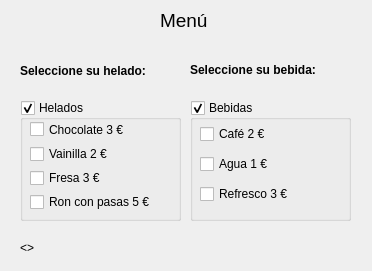
<?xml version="1.0" encoding="UTF-8"?>
<ui version="4.0">
 <class>frmHeladeria</class>
 <widget class="QDialog" name="frmHeladeria">
  <property name="geometry">
   <rect>
    <x>0</x>
    <y>0</y>
    <width>372</width>
    <height>271</height>
   </rect>
  </property>
  <property name="windowTitle">
   <string>Heladería</string>
  </property>
  <widget class="QLabel" name="lblTitulo">
   <property name="geometry">
    <rect>
     <x>160</x>
     <y>10</y>
     <width>51</width>
     <height>21</height>
    </rect>
   </property>
   <property name="font">
    <font>
     <pointsize>14</pointsize>
     <weight>50</weight>
     <bold>false</bold>
    </font>
   </property>
   <property name="text">
    <string>Menú</string>
   </property>
  </widget>
  <widget class="QLabel" name="lblHelado">
   <property name="geometry">
    <rect>
     <x>20</x>
     <y>60</y>
     <width>131</width>
     <height>21</height>
    </rect>
   </property>
   <property name="font">
    <font>
     <weight>75</weight>
     <bold>true</bold>
    </font>
   </property>
   <property name="text">
    <string>Seleccione su helado:</string>
   </property>
  </widget>
  <widget class="QLabel" name="lblBebida">
   <property name="geometry">
    <rect>
     <x>190</x>
     <y>60</y>
     <width>131</width>
     <height>20</height>
    </rect>
   </property>
   <property name="font">
    <font>
     <weight>75</weight>
     <bold>true</bold>
    </font>
   </property>
   <property name="text">
    <string>Seleccione su bebida:</string>
   </property>
  </widget>
  <widget class="QLabel" name="lblPrecioTotal">
   <property name="geometry">
    <rect>
     <x>20</x>
     <y>240</y>
     <width>161</width>
     <height>16</height>
    </rect>
   </property>
   <property name="text">
    <string>&lt;&lt;Muestra el total&gt;&gt;</string>
   </property>
  </widget>
  <widget class="QGroupBox" name="grbHelados">
   <property name="geometry">
    <rect>
     <x>20</x>
     <y>100</y>
     <width>161</width>
     <height>121</height>
    </rect>
   </property>
   <property name="title">
    <string>Helados</string>
   </property>
   <property name="checkable">
    <bool>true</bool>
   </property>
   <widget class="QWidget" name="verticalLayoutWidget">
    <property name="geometry">
     <rect>
      <x>10</x>
      <y>20</y>
      <width>141</width>
      <height>91</height>
     </rect>
    </property>
    <layout class="QVBoxLayout" name="vlyHelados">
     <item>
      <widget class="QCheckBox" name="chkChocolate">
       <property name="text">
        <string>Chocolate 3 €</string>
       </property>
      </widget>
     </item>
     <item>
      <widget class="QCheckBox" name="chkVainilla">
       <property name="text">
        <string>Vainilla 2 €</string>
       </property>
      </widget>
     </item>
     <item>
      <widget class="QCheckBox" name="chkFresa">
       <property name="text">
        <string>Fresa 3 €</string>
       </property>
      </widget>
     </item>
     <item>
      <widget class="QCheckBox" name="chkRon">
       <property name="text">
        <string>Ron con pasas 5 €</string>
       </property>
      </widget>
     </item>
    </layout>
   </widget>
  </widget>
  <widget class="QGroupBox" name="grbBebidas">
   <property name="geometry">
    <rect>
     <x>190</x>
     <y>100</y>
     <width>161</width>
     <height>121</height>
    </rect>
   </property>
   <property name="title">
    <string>Bebidas</string>
   </property>
   <property name="flat">
    <bool>false</bool>
   </property>
   <property name="checkable">
    <bool>true</bool>
   </property>
   <widget class="QWidget" name="verticalLayoutWidget_2">
    <property name="geometry">
     <rect>
      <x>10</x>
      <y>20</y>
      <width>141</width>
      <height>91</height>
     </rect>
    </property>
    <layout class="QVBoxLayout" name="vlyBebidas">
     <item>
      <widget class="QCheckBox" name="chkCafe">
       <property name="text">
        <string>Café 2 €</string>
       </property>
      </widget>
     </item>
     <item>
      <widget class="QCheckBox" name="chkAgua">
       <property name="text">
        <string>Agua 1 €</string>
       </property>
      </widget>
     </item>
     <item>
      <widget class="QCheckBox" name="chkRefresco">
       <property name="text">
        <string>Refresco 3 €</string>
       </property>
      </widget>
     </item>
    </layout>
   </widget>
  </widget>
 </widget>
 <resources/>
 <connections/>
</ui>
